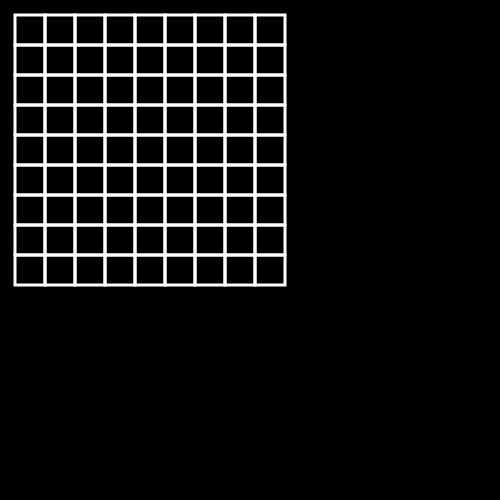
Frame 1 (no input)
Frame 60 (no input): identical to frame 1, image omitted
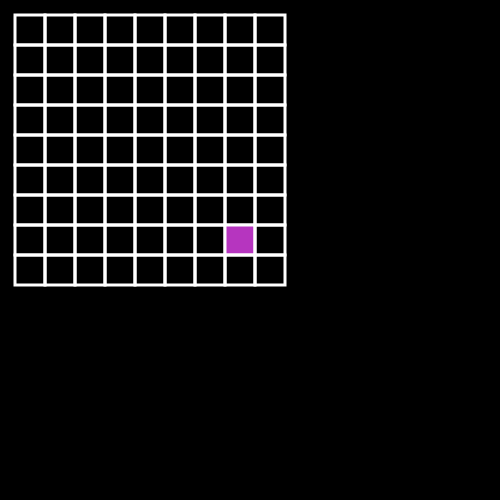
Frame 120 (the mouse pressed at the canvas centre since frame 60)

The p5.js sketch that drew these frames (run headless with seeded random() and noise() and a simulated clock; from frame 60 on, the mouse is pressed at the canvas centre):

// p5.js sketch
// ── sketch.js
var colors = [];


function setup() {

    createCanvas(500, 500);
    rectMode(CENTER);
}

function draw() {
    background(0);
    stroke(255);
    strokeWeight(3);
    for (var i = 1; i < 10; i++) {
        for (var j = 1; j < 10; j++) {
            if (isHover(i * 30, j * 30, 30, 30, mouseX, mouseY)) {
            	if (colors[i * 10 + j - 1]) {
	                fill(colors[i * 10 + j - 1]);
            	} else {
            		var c = color(random(255), random(255), random(255));
	                fill(c);
            		colors[i * 10 + j -1] = c;
            	}
            } else {
                noFill();
	            colors[i * 10 + j - 1] = null;
            }
            rect(i * 30, j * 30, 30, 30);
        }
    }
}

function isHover(rx, ry, rw, rh, mx, my) {
    if (mx > (rx - rw / 2) && mx < (rx + rw / 2)
            && my > (ry - rh / 2) && my < (ry + rh / 2)) {
        return true;
    } else {
        return false;
    }
}
